Frame 1 (no input): blank canvas, image omitted
Frame 60 (no input): blank canvas, image omitted
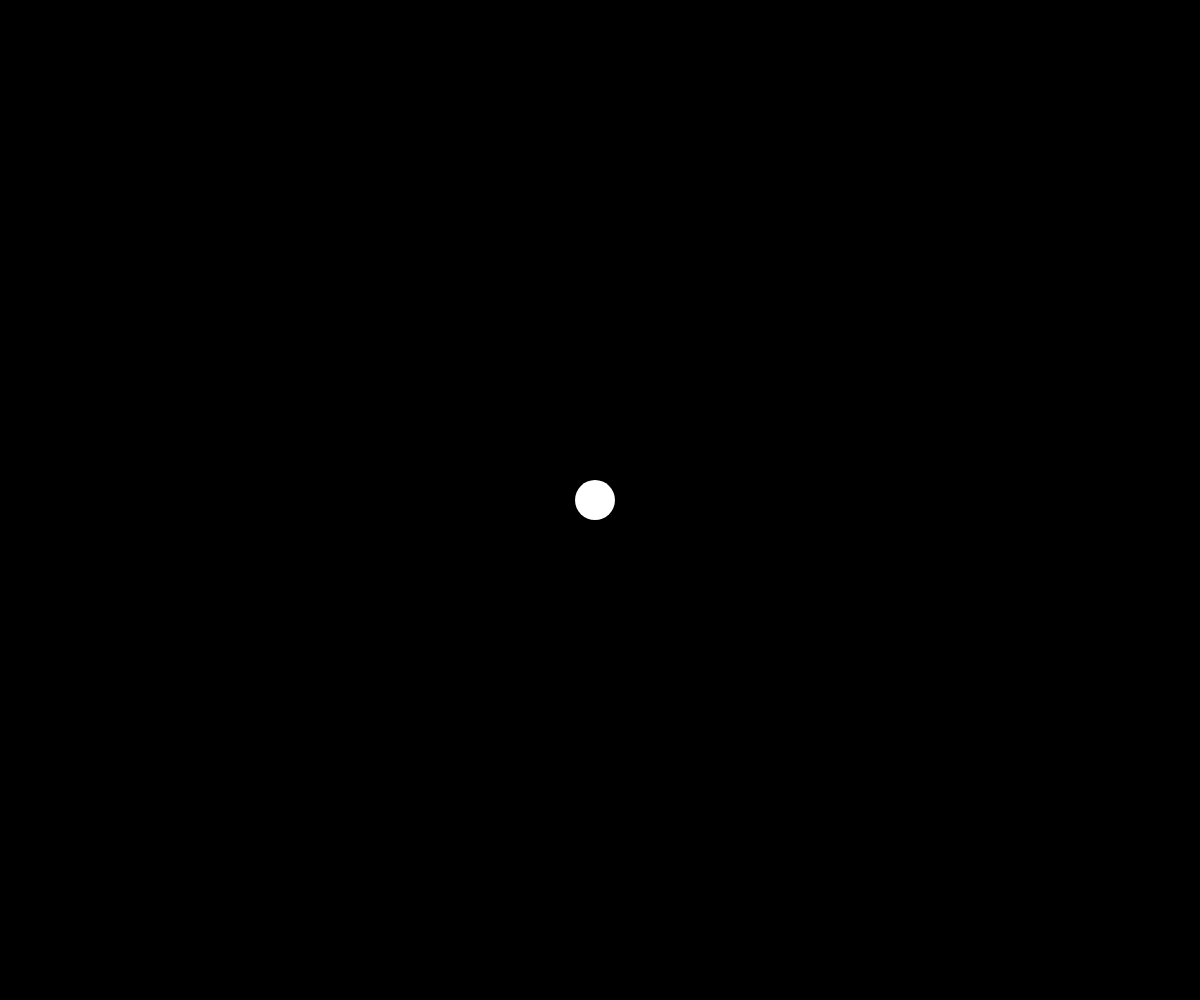
Frame 120 (the mouse pressed at the canvas centre since frame 60)

The p5.js sketch whose frames 1 and 60 were blank and that drew this single picture after the mouse press (run headless with seeded random() and noise() and a simulated clock; from frame 60 on, the mouse is pressed at the canvas centre):

// p5.js sketch
// ── sketch.js


// array for points
let points = [];
// selected point, null = no value
let selectedPoint = null;

// constant value -> cannot be changed
// Maximum distance for connecting lines + wobble effect
const MAX_DISTANCE = 400;
const WOBBLE_AMOUNT = 5;
const WOBBLE_SPEED = 0.02;

function setup() {
  
  createCanvas(windowWidth, windowHeight);
  background(0);

  colorMode(HSB);
  strokeWeight(0);
}

function draw() {
  // Reset background each frame
  background(0);
  
  // Draw filled shapes and connections between points
  for (let i = 0; i < points.length; i++) {
    for (let j = i + 1; j < points.length; j++) {
      // Calculate distance between points
      let d = dist(points[i].x, points[i].y, points[j].x, points[j].y);
      
      // Only draw if points are within MAX_DISTANCE
      if (d < MAX_DISTANCE) {
        // For closer points, create filled shape
        if (d < MAX_DISTANCE) {
          // Find a third point to create a triangle
          for (let k = j + 1; k < points.length; k++) {
            let d2 = dist(points[j].x, points[j].y, points[k].x, points[k].y);
            let d3 = dist(points[i].x, points[i].y, points[k].x, points[k].y);
            // fill the triangle
            if (d2 < MAX_DISTANCE & d3 < MAX_DISTANCE) {
              noStroke();
              fill(0);
              
              // vertext to draw the triangle between the three points
              beginShape();
              vertex(points[i].x, points[i].y);
              vertex(points[j].x, points[j].y);
              vertex(points[k].x, points[k].y);
              endShape(CLOSE);
            }
          }
        }
        
        // connect lines
        stroke(map(d, 0, MAX_DISTANCE, 0, 360), 100, 100);
        strokeWeight(2);
        line(points[i].x, points[i].y, points[j].x, points[j].y);
      }
    }
  }
  
  // Update and draw points with wobble
  noStroke();
  for (let point of points) {
    if (point === selectedPoint) {
      noFill();
      stroke(255);
    } else {
        fill(255);
      // wobble effect, do not wobble point selected
        point.x = point.baseX + sin(frameCount * WOBBLE_SPEED + point.offset) * WOBBLE_AMOUNT;
        point.y = point.baseY + cos(frameCount * WOBBLE_SPEED + point.offset) * WOBBLE_AMOUNT;
    
      }
    circle(point.x, point.y, 40);
  }
}

// if mouse is pressed
function mousePressed() {
  // Check if we clicked near any existing point
  for (let point of points) {
    let d = dist(mouseX, mouseY, point.x, point.y);
    if (d < 25) { // Increased click area to half the circle size
      selectedPoint = point;
      return;
    }
  }
  
  // If we didn't click on any point, create a new one
  points.push({ 
    x: mouseX, 
    y: mouseY,
    baseX: mouseX,
    baseY: mouseY,
    offset: random(2000) // Random starting point for wobbling
  });
}

// When mouse is dragged
function mouseDragged() {
  if (selectedPoint) {
    // Update position if point is selected
    selectedPoint.x = mouseX;
    selectedPoint.y = mouseY;
    selectedPoint.baseX = mouseX;
    selectedPoint.baseY = mouseY;
  }
}

// When mouse is released
function mouseReleased() {
selectedPoint = null;
}

// window resizing
function windowResized() {
  resizeCanvas(windowWidth, windowHeight);

}
